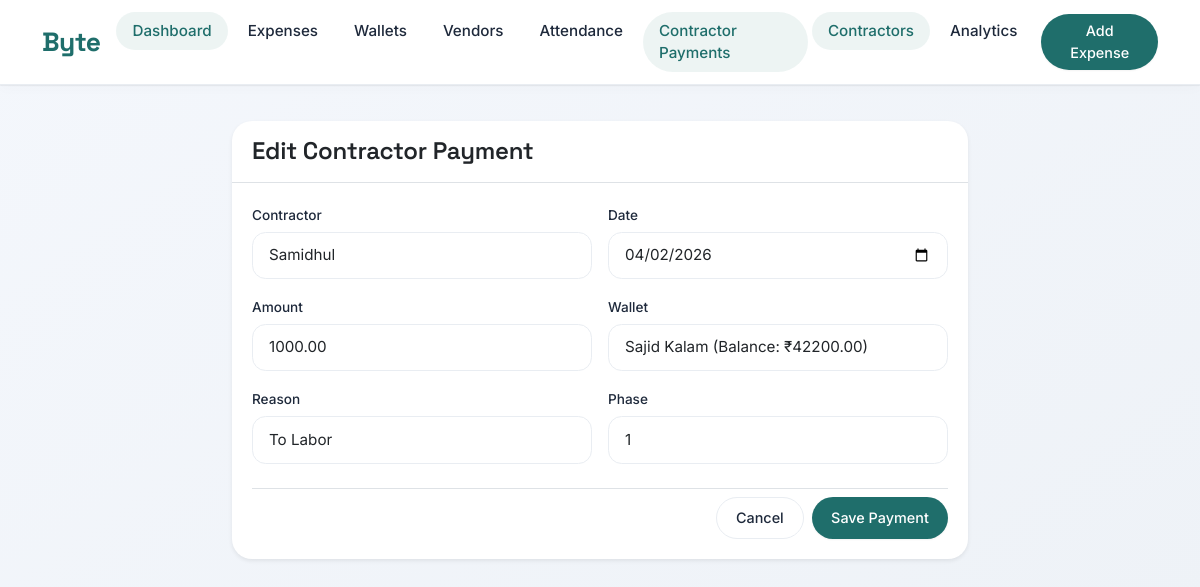
Page /contractors/payments/2/edit/ on the committed database.
### contractors/models.py (models this page shows, shortened)
class ContractorPayment(models.Model):
	contractor = models.ForeignKey(Contractor, on_delete=models.CASCADE, related_name='payments')
	date = models.DateField()
	amount = models.DecimalField(max_digits=12, decimal_places=2)
	wallet = models.ForeignKey('wallets.Wallet', on_delete=models.PROTECT)
	reason = models.CharField(max_length=255, blank=True)
	phase = models.CharField(max_length=100, blank=True, null=True)
	linked_expense = models.OneToOneField('expenses.Expense', on_delete=models.SET_NULL, null=True, blank=True)
	created_at = models.DateTimeField(auto_now_add=True)
	class Meta:
		indexes = [
			models.Index(fields=['date']),
			models.Index(fields=['contractor']),
		]

### contractors/views.py (the view, shortened to what this page needs)
# urls.py: path('payments/<int:pk>/edit/', views.ContractorPaymentUpdateView.as_view(), name='payment_update'),
class ContractorPaymentUpdateView(UpdateView):
	model = ContractorPayment
	form_class = ContractorPaymentForm
	template_name = 'contractors/payment_form.html'
	success_url = reverse_lazy('contractors:payments')

### contractors/forms.py
class ContractorPaymentForm(forms.ModelForm):
    class Meta:
        model = ContractorPayment
        fields = ['contractor', 'date', 'amount', 'wallet', 'reason', 'phase']
        widgets = {
            'contractor': forms.Select(attrs={'class': 'form-select'}),
            'date': forms.DateInput(attrs={'type': 'date', 'class': 'form-control'}),
            'amount': forms.NumberInput(attrs={'class': 'form-control', 'step': '0.01'}),
            'wallet': forms.Select(attrs={'class': 'form-select'}),
            'reason': forms.TextInput(attrs={'class': 'form-control'}),
            'phase': forms.TextInput(attrs={'class': 'form-control'}),
        }

### contractors/models.py (called while the page is built)
	def __str__(self):
		return self.name

### wallets/models.py (called while the page is built)
    @property
    def current_balance(self):
        credits = self.transactions.filter(transaction_type='CREDIT').aggregate(Sum('amount'))['amount__sum'] or 0
        debits = self.transactions.filter(transaction_type='DEBIT').aggregate(Sum('amount'))['amount__sum'] or 0
        return self.initial_balance + credits - debits

    def __str__(self):
        return f"{self.name} (Balance: ₹{self.current_balance})"

### templates/contractors/payment_form.html (shortened to what this page needs)
{% extends 'base.html' %}
{% block content %}
<div class="row justify-content-center">
    <div class="col-12 col-md-10 col-lg-8">
        <div class="card shadow-sm border-0">
            <div class="card-header bg-transparent border-bottom">
                <h4 class="mb-0 brand-font">{% if object %}Edit Contractor Payment{% else %}Add Contractor Payment{% endif %}</h4>
            </div>
            <div class="card-body">
                <form method="post" novalidate>
                    <div class="row g-3">
                        {% for field in form %}
                            <div class="col-12 col-md-6">
                                <label for="{{ field.id_for_label }}" class="form-label">{{ field.label }}</label>
                                {{ field }}
                            </div>
                        {% endfor %}
                    </div>
                    <div class="d-flex flex-wrap justify-content-end gap-2 mt-4 pt-2 border-top">
                        <a href="{% url 'contractors:payments' %}" class="btn btn-outline-secondary">Cancel</a>
                        <button type="submit" class="btn btn-primary">Save Payment</button>
                    </div>
                </form>
            </div>
        </div>
    </div>
</div>
{% endblock %}

### templates/base.html (style rules this page uses)
:root { --ink: #0a0f1c; --ink-soft: #1e293b; --muted: #5b6e8c; --muted-light: #8a99b0; --bg: #f8fafc; --card-bg: #ffffff; --border-subtle: #e9edf2; --accent: #1f6e6b; --accent-soft: #2c7e7b; --accent-light: rgba(31, 110, 107, 0.08); --warning: #e67e22; --danger: #dc5f5f; --shadow-sm: 0 4px 12px rgba(0, 0, 0, 0.02), 0 1px 2px rgba(0, 0, 0, 0.03); --shadow-md: 0 8px 24px rgba(0, 0, 0, 0.04), 0 2px 4px rgba(0, 0, 0, 0.02); --shadow-lg: 0 20px 32px -12px rgba(0, 0, 0, 0.08); --radius-card: 1.25rem; --radius-element: 0.85rem; }
* { margin: 0; padding: 0; box-sizing: border-box; }
body { font-family: 'Inter', sans-serif; background: linear-gradient(145deg, #f4f7fc 0%, #eef2f7 100%); color: var(--ink); line-height: 1.45; -webkit-font-smoothing: antialiased; }
h1, h2, h3, h4, .brand-font { font-family: 'Space Grotesk', sans-serif; font-weight: 600; letter-spacing: -0.01em; }
.card { background: var(--card-bg); border: none; border-radius: var(--radius-card); box-shadow: var(--shadow-md); transition: transform 0.2s ease, box-shadow 0.2s; margin-bottom: 1.25rem; overflow: hidden; }
.card-header { background: transparent; border-bottom: 1px solid var(--border-subtle); padding: 1rem 1.25rem; font-weight: 600; font-size: 1.1rem; }
.card-body { padding: 1.25rem; }
.form-label { font-weight: 500; font-size: 0.85rem; margin-bottom: 0.4rem; color: var(--ink-soft); }
.form-control, .form-select, textarea, input:not([type="checkbox"]):not([type="radio"]) { border: 1px solid var(--border-subtle); border-radius: var(--radius-element); padding: 0.7rem 1rem; font-size: 0.95rem; background: #ffffff; transition: all 0.2s; }
.btn { border-radius: 60px; padding: 0.6rem 1.2rem; font-weight: 500; font-size: 0.9rem; transition: all 0.2s; }
.btn-primary { background: var(--accent); border: none; box-shadow: 0 1px 2px rgba(0,0,0,0.05); }
.btn-outline-secondary { border-color: var(--border-subtle); color: var(--ink-soft); }
button, a.btn, .nav-link, .form-control, .form-select { touch-action: manipulation; }

### rows in the picture
ContractorPayment: form "Samidhul" "04/02/2026" "1000.00" "Sajid Kalam (Balance: ₹42200.00)" "To Labor" "1"

### other values in the picture
{{ field.label }} "Contractor" "Date" "Amount" "Wallet" "Reason" "Phase"
